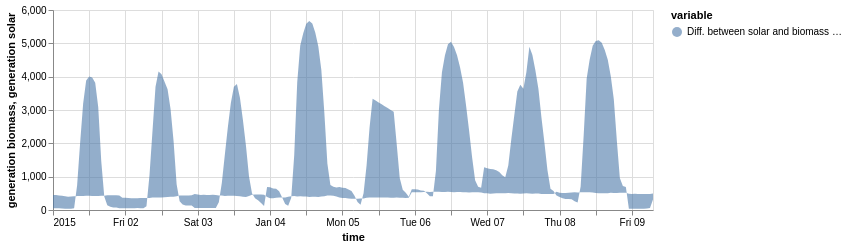

Here is the notebook cell this chart was saved with:
### Code cell
# Then we plot it
on.Plot(ts_ci.head(200))\
    .add(on.marks.area, title='Diff. between solar and biomass generation')\
    .properties(width=600, height=200)\
    .show()

### Figure 1 — Vega specification as saved in the notebook (floating-point values rounded to 4 significant figures; data arrays with more than 128 entries replaced by an {"elided": "..."} marker saying what was removed)
{"$schema": "https://vega.github.io/schema/vega/v5.json", "data": [{"name": "source_0", "values": {"elided": "200 records"}, "transform": [{"type": "formula", "expr": "toDate(datum['time'])", "as": "time"}]}, {"name": "source_0_color_domain_area", "values": [{"area": "Diff. between solar and biomass generation"}]}], "marks": [{"type": "group", "name": "layer_0_pathgroup", "from": {"facet": {"data": "source_0", "name": "faceted_path_layer_0_main", "groupby": ["area"]}}, "encode": {"update": {"width": {"field": {"signal": null, "datum": null, "group": "width", "parent": null}}, "height": {"field": {"signal": null, "datum": null, "group": "height", "parent": null}}}}, "marks": [{"type": "area", "name": "layer_0_marks", "from": {"data": "faceted_path_layer_0_main"}, "sort": {"field": "x"}, "encode": {"update": {"y": {"field": "generation biomass", "scale": "y"}, "y2": {"field": "generation solar", "scale": "y"}, "orient": {"value": "vertical"}, "x": {"field": "time", "scale": "x"}, "defined": {"signal": "isValid(datum[\"time\"]) && isFinite(+datum[\"time\"]) && isValid(datum[\"generation biomass\"]) && isFinite(+datum[\"generation biomass\"])"}, "fill": {"field": "area", "scale": "color"}, "opacity": {"value": 0.6}}}, "style": ["area"]}]}], "scales": [{"name": "x", "type": "time", "domain": {"data": "source_0", "field": "time"}, "range": [0, {"signal": "width"}]}, {"name": "y", "type": "linear", "domain": {"data": "source_0", "fields": ["generation biomass", "generation solar"]}, "range": [{"signal": "height"}, 0], "nice": true, "zero": true}, {"name": "color", "type": "ordinal", "domain": {"data": "source_0_color_domain_area", "field": "area", "sort": true}, "range": "category"}], "axes": [{"scale": "x", "grid": true, "orient": "bottom", "labels": false, "gridScale": "y", "maxExtent": 0, "minExtent": 0, "aria": false, "ticks": false, "zindex": 0, "tickCount": {"signal": "ceil(width/40)"}, "domain": false}, {"scale": "y", "maxExtent": 0, "domain": false, "ticks": false, "labels": false, "gridScale": "x", "orient": "left", "minExtent": 0, "tickCount": {"signal": "ceil(height/40)"}, "aria": false, "zindex": 0, "grid": true}, {"scale": "x", "tickCount": {"signal": "ceil(width/40)"}, "zindex": 0, "title": "time", "grid": false, "orient": "bottom", "labelFlush": true, "labelOverlap": true}, {"scale": "y", "grid": false, "labelOverlap": true, "tickCount": {"signal": "ceil(height/40)"}, "title": "generation biomass, generation solar", "zindex": 0, "orient": "left"}], "padding": 5, "background": "white", "width": 600, "height": 200, "style": "cell", "legends": [{"title": "variable", "fill": "color", "symbolType": "circle", "encode": {"symbols": {"update": {"opacity": {"value": 0.6}}}}}]}
